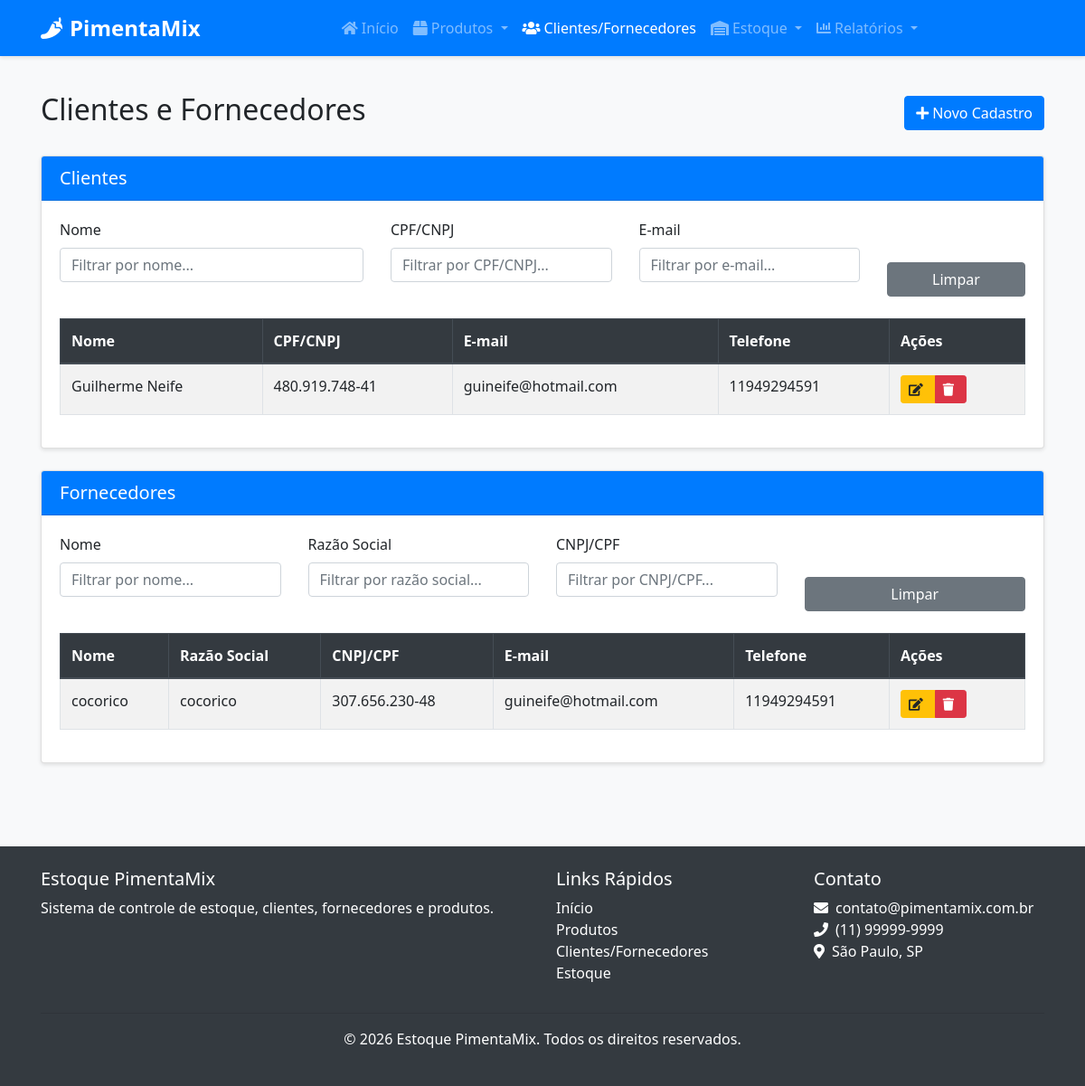
/clientes-fornecedores/, run on the app's committed database.
### src/models/cliente_fornecedor.py (models this page shows, shortened)
class ClienteFornecedor(db.Model):
    __tablename__ = 'cliente_fornecedor'
    id = db.Column(db.Integer, primary_key=True)
    nome = db.Column(db.String(100), nullable=False)
    razao_social = db.Column(db.String(100), nullable=True)
    nome_fantasia = db.Column(db.String(100), nullable=True)
    cpf_cnpj = db.Column(db.String(20), nullable=True, unique=True)
    email = db.Column(db.String(100), nullable=False)
    telefone = db.Column(db.String(20), nullable=False)
    endereco = db.Column(db.Text, nullable=True)
    observacoes = db.Column(db.Text, nullable=True)
    eh_cliente = db.Column(db.Boolean, default=False)
    eh_fornecedor = db.Column(db.Boolean, default=False)
    data_cadastro = db.Column(db.DateTime, default=datetime.utcnow)
    responsaveis = db.relationship('Responsavel', backref='cliente_fornecedor', lazy=True, cascade="all, delete-orphan")
    contatos = db.relationship('Contato', backref='cliente_fornecedor', lazy=True, cascade="all, delete-orphan")
    produtos_fornecidos = db.relationship('Produto', backref='fornecedor', lazy=True)
    entradas_estoque = db.relationship('EntradaEstoque', backref='fornecedor', lazy=True)
    saidas_estoque = db.relationship('SaidaEstoque', backref='cliente', lazy=True)

### src/routes/cliente_fornecedor.py (the view)
@cliente_fornecedor_bp.route('/')
def listar():
    clientes = ClienteFornecedor.query.filter_by(eh_cliente=True).all()
    fornecedores = ClienteFornecedor.query.filter_by(eh_fornecedor=True).all()
    return render_template('cliente_fornecedor/listar.html', clientes=clientes, fornecedores=fornecedores)

### src/templates/cliente_fornecedor/listar.html (shortened to what this page needs)
{% extends "base.html" %}
{% block content %}
<div class="container">
    <div class="d-flex justify-content-between align-items-center mb-4">
        <h2>Clientes e Fornecedores</h2>
        <a href="{{ url_for('cliente_fornecedor.novo') }}" class="btn btn-primary">
            <i class="fas fa-plus mr-1"></i>Novo Cadastro
        </a>
    </div>
    <div class="card mb-4">
        <div class="card-header bg-primary text-white">
            <h5 class="mb-0">Clientes</h5>
        </div>
        <div class="card-body">
            <div class="row mb-4">
                <div class="col-md-4">
                    <div class="form-group">
                        <label for="filtro-cliente-nome">Nome</label>
                        <input type="text" class="form-control" id="filtro-cliente-nome" placeholder="Filtrar por nome...">
                    </div>
                </div>
                <div class="col-md-3">
                    <div class="form-group">
                        <label for="filtro-cliente-cpf-cnpj">CPF/CNPJ</label>
                        <input type="text" class="form-control" id="filtro-cliente-cpf-cnpj" placeholder="Filtrar por CPF/CNPJ...">
                    </div>
                </div>
                <div class="col-md-3">
                    <div class="form-group">
                        <label for="filtro-cliente-email">E-mail</label>
                        <input type="text" class="form-control" id="filtro-cliente-email" placeholder="Filtrar por e-mail...">
                    </div>
                </div>
                <div class="col-md-2 d-flex align-items-end">
                    <button id="limpar-filtros-cliente" class="btn btn-secondary btn-block">Limpar</button>
                </div>
            </div>
            {% if clientes %}
                <div class="table-responsive">
                    <table class="table table-striped table-bordered">
                        <thead class="thead-dark">
                            <tr>
                                <th>Nome</th>
                                <th>CPF/CNPJ</th>
                                <th>E-mail</th>
                                <th>Telefone</th>
                                <th width="150">Ações</th>
                            </tr>
                        </thead>
                        <tbody>
                            {% for cliente in clientes %}
                                <tr>
                                    <td>{{ cliente.nome }}</td>
                                    <td>{{ cliente.cpf_cnpj }}</td>
                                    <td>{{ cliente.email }}</td>
                                    <td>{{ cliente.telefone }}</td>
                                    <td>
                                        <div class="btn-group">
                                            <a href="{{ url_for('cliente_fornecedor.editar', id=cliente.id, aba='cliente') }}" class="btn btn-sm btn-warning">
                                                <i class="fas fa-edit"></i>
                                            </a>
                                            <button type="button" class="btn btn-sm btn-danger btn-excluir" data-id="{{ cliente.id }}" data-tipo="cliente">
                                                <i class="fas fa-trash"></i>
                                            </button>
                                        </div>
                                    </td>
                                </tr>
                            {% endfor %}
                        </tbody>
                    </table>
                </div>
            {% else %}
                <div class="alert alert-info">
                    Nenhum cliente cadastrado.
                </div>
            {% endif %}
        </div>
    </div>
    <div class="card">
        <div class="card-header bg-primary text-white">
            <h5 class="mb-0">Fornecedores</h5>
        </div>
        <div class="card-body">
            <div class="row mb-4">
                <div class="col-md-3">
                    <div class="form-group">
                        <label for="filtro-fornecedor-nome">Nome</label>
                        <input type="text" class="form-control" id="filtro-fornecedor-nome" placeholder="Filtrar por nome...">
                    </div>
                </div>
                <div class="col-md-3">
                    <div class="form-group">
                        <label for="filtro-fornecedor-razao">Razão Social</label>
                        <input type="text" class="form-control" id="filtro-fornecedor-razao" placeholder="Filtrar por razão social...">
                    </div>
                </div>
                <div class="col-md-3">
                    <div class="form-group">
                        <label for="filtro-fornecedor-cpf-cnpj">CNPJ/CPF</label>
                        <input type="text" class="form-control" id="filtro-fornecedor-cpf-cnpj" placeholder="Filtrar por CNPJ/CPF...">
                    </div>
                </div>
                <div class="col-md-3 d-flex align-items-end">
                    <button id="limpar-filtros-fornecedor" class="btn btn-secondary btn-block">Limpar</button>
                </div>
            </div>
            {% if fornecedores %}
                <div class="table-responsive">
                    <table class="table table-striped table-bordered">
                        <thead class="thead-dark">
                            <tr>
                                <th>Nome</th>
                                <th>Razão Social</th>
                                <th>CNPJ/CPF</th>
                                <th>E-mail</th>
                                <th>Telefone</th>
                                <th width="150">Ações</th>
                            </tr>
                        </thead>
                        <tbody>
                            {% for fornecedor in fornecedores %}
                                <tr>
                                    <td>{{ fornecedor.nome }}</td>
                                    <td>{{ fornecedor.razao_social or '-' }}</td>
                                    <td>{{ fornecedor.cpf_cnpj }}</td>
                                    <td>{{ fornecedor.email }}</td>
                                    <td>{{ fornecedor.telefone }}</td>
                                    <td>
                                        <div class="btn-group">
                                            <a href="{{ url_for('cliente_fornecedor.editar', id=fornecedor.id, aba='fornecedor') }}" class="btn btn-sm btn-warning">
                                                <i class="fas fa-edit"></i>
                                            </a>
                                            <button type="button" class="btn btn-sm btn-danger btn-excluir" data-id="{{ fornecedor.id }}" data-tipo="fornecedor">
                                                <i class="fas fa-trash"></i>
                                            </button>
                                        </div>
                                    </td>
                                </tr>
                            {% endfor %}
                        </tbody>
                    </table>
                </div>
            {% else %}
                <div class="alert alert-info">
                    Nenhum fornecedor cadastrado.
                </div>
            {% endif %}
        </div>
    </div>
</div>
{% endblock %}

### src/static/css/style.css (style rules this page uses)
body { font-family: 'Segoe UI', Tahoma, Geneva, Verdana, sans-serif; background-color: #f8f9fa; }
.card { box-shadow: 0 2px 4px rgba(0, 0, 0, 0.1); transition: all 0.3s ease; margin-bottom: 20px; }
.card-header { font-weight: bold; }
.btn i { margin-right: 5px; }
.table thead th { background-color: #343a40; color: white; border-color: #454d55; }
.table-striped tbody tr:nth-of-type(odd) { background-color: rgba(0, 0, 0, 0.05); }

### data on the page
ClienteFornecedor: nome "Guilherme Neife", cpf_cnpj "480.919.748-41", email "guineife@hotmail.com", telefone "11949294591"
ClienteFornecedor: nome "cocorico", razao_social "cocorico", cpf_cnpj "307.656.230-48", email "guineife@hotmail.com", telefone "11949294591"
